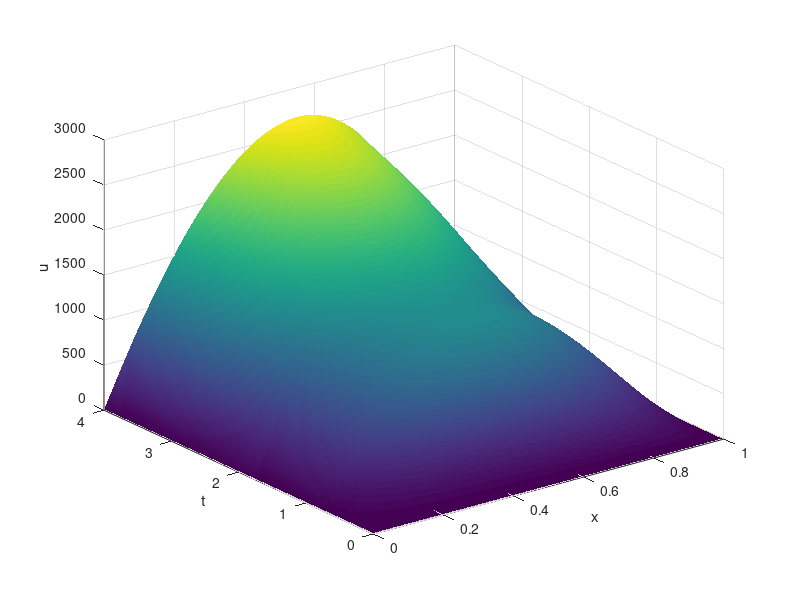

This chart was generated by the following MATLAB code:
%{
Construct an explicit difference scheme of 2nd order local accuracy for
the problem
utt(x, t) + ut(x,t) − uxx(x,t) − ux(x,t) = x + t , x ∈ (0, 1), t ∈ (0, 4),
u(0, t) = u(1, t) = 0 , t ∈ (0, 4),
u(x, 0) = ut(x, 0) = 0 , x ∈ [0, 1].
and solve the problem with the space stepsize h = 0.01 and different
time stepsizes τ . Numerically, find maximum τ for maintaining the
stability.
---
Becomes unstabile at:
n = 100, l = 390.
%}
clear
L = 1;
T = 4;
n = 100;
l = 400;   
h = L/n
tau = T/l;
%%
C = tau^2/h^2
%%
u = zeros(n+1,l+1);
x = 0:h:L;
t = 0:tau:T;
%%
for i=1:n+1
    u(i,1)=0;
end
tic;
u = zeros(n+1,l+1);
for k=2:l
    u(1,k+1)=0;
    for i=2:n
        u(i,k+1)=1/(2+tau)*(4*u(i,k)*(1-C) - u(i,k-1)*(2-tau) + ...
            C*u(i+1,k)*(2-h) + C*u(i-1,k)*(2+h) + x(i) + t(k));    
        %    This has truncation error is O(h^2 + τ^2) but doesn't work :(
        %------------------------------------------------------------------
        %u(i,k+1)= 1/(1+tau)*( u(i,k)*(2-tau)-u(i,k-1)+ tau^2/h^2*(u(i+1,k) ...
        %-2*u(i,k) + u(i-1,k)) - tau^2/h*(u(i+1,k) - u(i,k)) + x(i) + t(k));
    end             %%% Current truncation error is O(h^2 + τ )
    u(n+1,k+1)=0;
end
toc
%%
surf(x,t,u')
xlabel('x')
ylabel('t')
zlabel('u')
shading interp